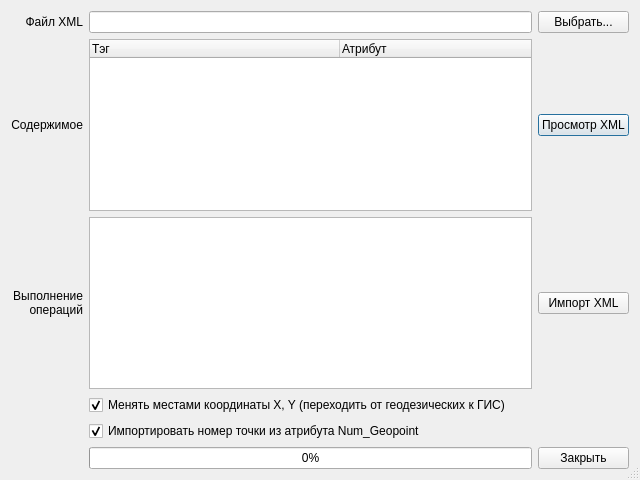
<?xml version="1.0" encoding="UTF-8"?>
<ui version="4.0">
 <class>ImportXMLDialog</class>
 <widget class="QDialog" name="ImportXMLDialog">
  <property name="geometry">
   <rect>
    <x>0</x>
    <y>0</y>
    <width>640</width>
    <height>480</height>
   </rect>
  </property>
  <property name="sizePolicy">
   <sizepolicy hsizetype="Expanding" vsizetype="Expanding">
    <horstretch>0</horstretch>
    <verstretch>0</verstretch>
   </sizepolicy>
  </property>
  <property name="windowTitle">
   <string>Импорт XML</string>
  </property>
  <property name="windowIcon">
   <iconset resource="../resources.qrc">
    <normaloff>:/plugins/openland/icons/import_xml.png</normaloff>:/plugins/openland/icons/import_xml.png</iconset>
  </property>
  <property name="layoutDirection">
   <enum>Qt::LeftToRight</enum>
  </property>
  <property name="sizeGripEnabled">
   <bool>true</bool>
  </property>
  <property name="modal">
   <bool>true</bool>
  </property>
  <layout class="QGridLayout" name="gridLayout_2">
   <item row="0" column="0">
    <layout class="QGridLayout" name="gridLayout">
     <property name="sizeConstraint">
      <enum>QLayout::SetMaximumSize</enum>
     </property>
     <property name="margin">
      <number>0</number>
     </property>
     <item row="3" column="1">
      <widget class="QCheckBox" name="checkBoxReverseXY">
       <property name="text">
        <string>Менять местами координаты X, Y (переходить от геодезических к ГИС)</string>
       </property>
       <property name="checked">
        <bool>true</bool>
       </property>
      </widget>
     </item>
     <item row="0" column="1">
      <widget class="QLineEdit" name="lineEditFileXML"/>
     </item>
     <item row="1" column="2">
      <widget class="QPushButton" name="pushButtonShowXML">
       <property name="text">
        <string>Просмотр XML</string>
       </property>
       <property name="icon">
        <iconset resource="../resources.qrc">
         <normaloff>:/plugins/openland/icons/attributes.png</normaloff>:/plugins/openland/icons/attributes.png</iconset>
       </property>
      </widget>
     </item>
     <item row="5" column="2">
      <widget class="QPushButton" name="pushButtonCloseDialog">
       <property name="text">
        <string>Закрыть</string>
       </property>
       <property name="icon">
        <iconset resource="../resources.qrc">
         <normaloff>:/plugins/openland/icons/close.png</normaloff>:/plugins/openland/icons/close.png</iconset>
       </property>
      </widget>
     </item>
     <item row="5" column="1">
      <widget class="QProgressBar" name="progressBar">
       <property name="minimum">
        <number>0</number>
       </property>
       <property name="value">
        <number>0</number>
       </property>
      </widget>
     </item>
     <item row="2" column="0">
      <widget class="QLabel" name="label_3">
       <property name="text">
        <string>&lt;html&gt;&lt;head/&gt;&lt;body&gt;&lt;p align=&quot;right&quot;&gt;Выполнение&lt;br/&gt;операций&lt;/p&gt;&lt;/body&gt;&lt;/html&gt;</string>
       </property>
      </widget>
     </item>
     <item row="2" column="1">
      <widget class="QListWidget" name="listWidgetEvents"/>
     </item>
     <item row="0" column="2">
      <widget class="QPushButton" name="pushButtonFileXML">
       <property name="sizePolicy">
        <sizepolicy hsizetype="Minimum" vsizetype="Fixed">
         <horstretch>0</horstretch>
         <verstretch>0</verstretch>
        </sizepolicy>
       </property>
       <property name="text">
        <string>Выбрать...</string>
       </property>
       <property name="icon">
        <iconset resource="../resources.qrc">
         <normaloff>:/plugins/openland/icons/find_search.png</normaloff>:/plugins/openland/icons/find_search.png</iconset>
       </property>
      </widget>
     </item>
     <item row="2" column="2">
      <widget class="QPushButton" name="pushButtonStartImport">
       <property name="text">
        <string>Импорт XML</string>
       </property>
       <property name="icon">
        <iconset resource="../resources.qrc">
         <normaloff>:/plugins/openland/icons/import_xml.png</normaloff>:/plugins/openland/icons/import_xml.png</iconset>
       </property>
      </widget>
     </item>
     <item row="1" column="1">
      <widget class="QTreeWidget" name="treeWidget">
       <property name="sizePolicy">
        <sizepolicy hsizetype="Expanding" vsizetype="Expanding">
         <horstretch>0</horstretch>
         <verstretch>0</verstretch>
        </sizepolicy>
       </property>
       <attribute name="headerDefaultSectionSize">
        <number>250</number>
       </attribute>
       <column>
        <property name="text">
         <string>Тэг</string>
        </property>
       </column>
       <column>
        <property name="text">
         <string>Атрибут</string>
        </property>
       </column>
      </widget>
     </item>
     <item row="1" column="0">
      <widget class="QLabel" name="label">
       <property name="text">
        <string>&lt;html&gt;&lt;head/&gt;&lt;body&gt;&lt;p align=&quot;right&quot;&gt;Содержимое&lt;/p&gt;&lt;/body&gt;&lt;/html&gt;</string>
       </property>
      </widget>
     </item>
     <item row="0" column="0">
      <widget class="QLabel" name="labelFileXML">
       <property name="sizePolicy">
        <sizepolicy hsizetype="Minimum" vsizetype="Preferred">
         <horstretch>0</horstretch>
         <verstretch>0</verstretch>
        </sizepolicy>
       </property>
       <property name="cursor">
        <cursorShape>ArrowCursor</cursorShape>
       </property>
       <property name="text">
        <string>&lt;html&gt;&lt;head/&gt;&lt;body&gt;&lt;p align=&quot;right&quot;&gt;Файл XML&lt;/p&gt;&lt;/body&gt;&lt;/html&gt;</string>
       </property>
      </widget>
     </item>
     <item row="4" column="1">
      <widget class="QCheckBox" name="checkBoxNumGeopoint">
       <property name="text">
        <string>Импортировать номер точки из атрибута Num_Geopoint</string>
       </property>
       <property name="checked">
        <bool>true</bool>
       </property>
      </widget>
     </item>
    </layout>
   </item>
  </layout>
 </widget>
 <tabstops>
  <tabstop>lineEditFileXML</tabstop>
  <tabstop>pushButtonFileXML</tabstop>
  <tabstop>treeWidget</tabstop>
  <tabstop>pushButtonShowXML</tabstop>
  <tabstop>listWidgetEvents</tabstop>
  <tabstop>pushButtonStartImport</tabstop>
  <tabstop>checkBoxReverseXY</tabstop>
  <tabstop>checkBoxNumGeopoint</tabstop>
  <tabstop>pushButtonCloseDialog</tabstop>
 </tabstops>
 <resources>
  <include location="../resources.qrc"/>
 </resources>
 <connections/>
</ui>
